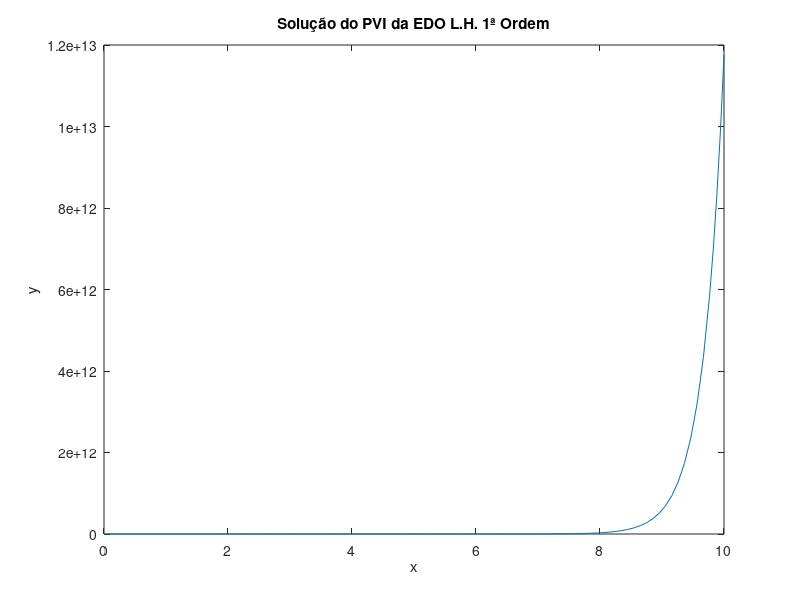

This figure's MATLAB source:
%% EDO Linear e Homogênea de 1ª Ordem
% Definir parâmetros e condições iniciais
k = 3.0;
y_0 = 1.1;
x_limites = [0 10];
% Resolver PVI
[X, Y] = ode45(@(x, y) k*y, x_limites, y_0);
% Plotar gráfico
plot(X, Y)
title('Solução do PVI da EDO L.H. 1ª Ordem')
ylabel('y')
xlabel('x')